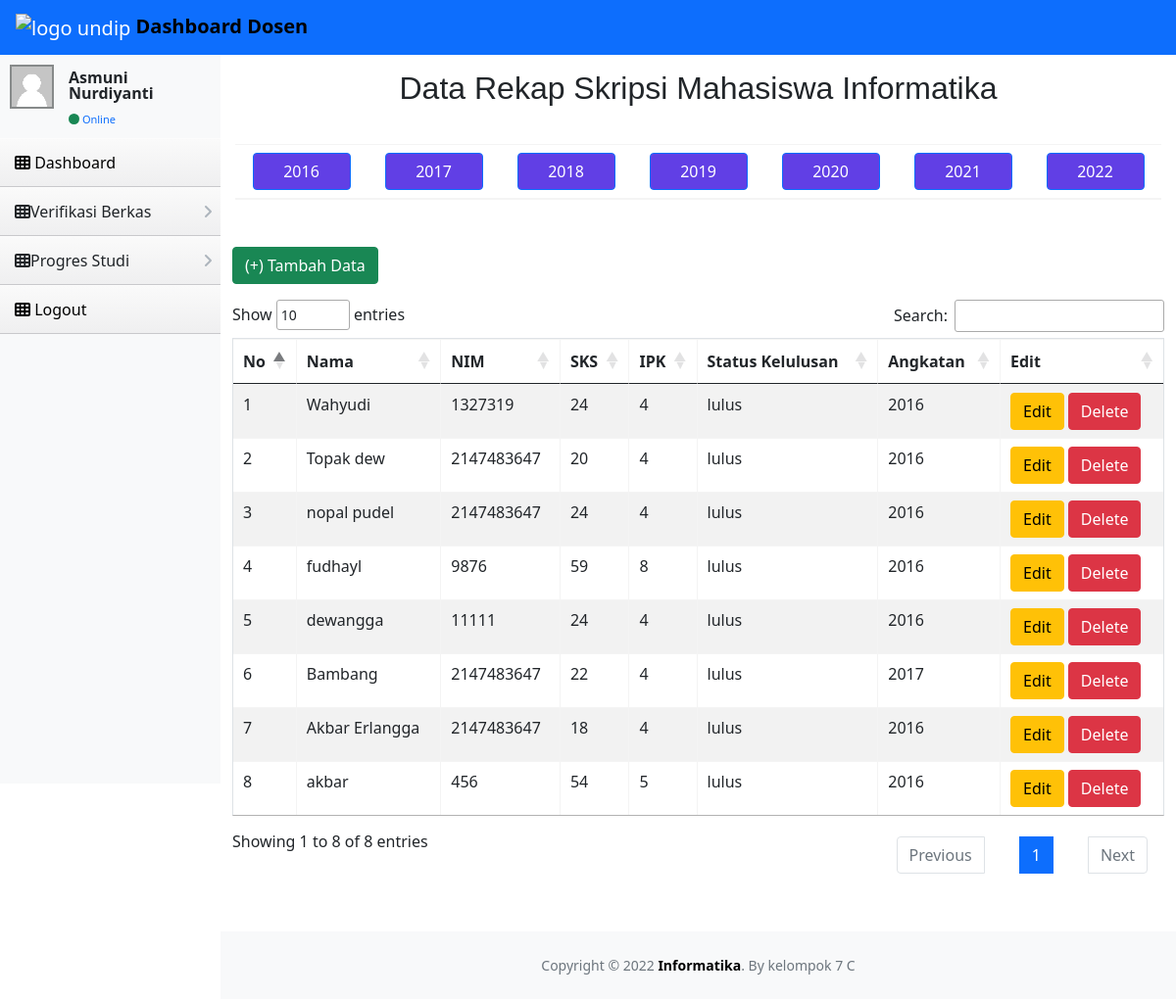
Page /dosen/rekapSkripsi.php (signed in) on the committed database.
### tables this page shows
CREATE TABLE `dosen` (
  `Nama` varchar(255) NOT NULL,
  `NIP` varchar(255) NOT NULL,
  `Foto` varchar(255) NOT NULL,
  `Email` varchar(255) NOT NULL,
  `Alamat` varchar(255) NOT NULL,
  `No_Hp` varchar(255) NOT NULL,
  `Status` varchar(255) NOT NULL,
  `Mengampu` varchar(255) NOT NULL,
  `Username` varchar(255) NOT NULL
);

CREATE TABLE `rekap_skripsi` (
  `id_mahasiswa` int(40) NOT NULL,
  `nama` varchar(50) NOT NULL,
  `nim` int(20) NOT NULL,
  `sks` int(20) NOT NULL,
  `ipk` decimal(20,0) NOT NULL,
  `status_kelulusan` varchar(20) NOT NULL,
  `angkatan` int(50) NOT NULL
);

### dosen/rekapSkripsi.php (the view, shortened to what this page needs)
<?php
include("../template/headerdosen.php");
$query ="SELECT * FROM rekap_skripsi ORDER BY nama DESC";
$result = mysqli_query($db, $query);
?>
<!DOCTYPE html>
<html lang="en">
    <head>
     </head>
<div id="layoutSidenav_content">
<div>
        <section class="content-header">
        <div class="text-center" style="border: #4609ee;" >
        <h2>Data Rekap  Skripsi Mahasiswa Informatika</h2>
        </div>
            <div class="card" style="border: #ccc; margin-top: 1cm;">
            <table class="table  mb-auto text-center" style="">
                    <thead>
                        <tr>
                            <th><button type="button" class="btn btn-primary"z onclick="btn_clik(this.value)" value="2016" style="background: #613fe5;width:100px">2016</button></th>
                            <th><button type="button" class="btn btn-primary" onclick="btn_clik(this.value)" value="2017" style="background: #613fe5;width:100px">2017</button></th>
                            <th><button type="button" class="btn btn-primary" onclick="btn_clik(this.value)" value="2018" style="background: #613fe5;width:100px">2018</button></th>
                            <th><button type="button" class="btn btn-primary" onclick="btn_clik(this.value)" value="2019" style="background: #613fe5;width:100px">2019</button></th>
                            <th><button type="button" class="btn btn-primary" onclick="btn_clik(this.value)" value="2020" style="background: #613fe5;width:100px">2020</button></th>
                            <th><button type="button" class="btn btn-primary" onclick="btn_clik(this.value)" value="2021" style="background: #613fe5;width:100px">2021</button></th>
                            <th><button type="button" class="btn btn-primary" onclick="btn_clik(this.value)" value="2022" style="background: #613fe5;width:100px">2022</button></th>
                            </tr>
                    </thead>
                  </table>
            </div>
        </section>
           <br /><br />
           <div class="container">
           <p><a type="button" class="btn btn-success button-add" href="add_skripsi.php">(+) Tambah Data</a></p>
                <div class="table-responsive">
                     <table id="employee_data" class="table table-striped table-bordered">
                          <thead>
                                <tr>
                                <th>No</th>
                                <th>Nama</th>
                                <th>NIM</th>
                                <th>SKS</th>
                                <th>IPK</th>
                                <th>Status Kelulusan</th>
                                <th>Angkatan</th>
                                <th>Edit</th>
                               </tr>
                          </thead>
                          <?php
                          $no = 1;
                          while($row = mysqli_fetch_array($result))
                          {  ?>
                            <tr>
                              <td><?php echo $no++ ?></td>
                              <td><?php echo $row['nama']?></td>
                              <td><?php echo $row['nim']?></td>
                              <td><?php echo $row['sks']?></td>
                              <td><?php echo $row['ipk']?></td>
                              <td><?php echo $row['status_kelulusan']?></td>
                              <td><?php echo $row['angkatan']?></td>
                              <td>
                                <a type="button" class="btn btn-warning button-edit" href="edit_skripsi.php?idedit=<?php echo $row['id_mahasiswa']?>">Edit</a>
                                <a type="button" class="btn btn-danger button-delete" href="delete_skripsi.php?iddel=<?php echo $row['id_mahasiswa']?>" onclick="return confirm('Apakah data yang ingin di hapus sudah benar?')">Delete</a>
                              </td>
                          </tr>
                        <?php } ?>
                     </table>
                </div>
           </div>
           </div>
 </html>
    <?php include("../template/footeruniversal.php")?>

### template/headerdosen.php (shortened to what this page needs)
<?php include('../lib/connect.php');
$username = $_SESSION['username'];
$Nama = $db->query("SELECT dosen.Nama FROM user,dosen WHERE dosen.username = user.username AND dosen.username = '$username'")->fetch_object()->Nama;
?>
<!DOCTYPE html>
<html lang="en">
    <head>
        <link href= "https://cdn.jsdelivr.net/npm/simple-datatables@latest/dist/style.css" rel="stylesheet" />
        <link href="https://cdn.jsdelivr.net/npm/bootstrap@5.0.1/dist/css/bootstrap.min.css" rel="stylesheet" />
        <link rel="stylesheet" href="https://cdn.jsdelivr.net/npm/bootstrap-icons@1.5.0/font/bootstrap-icons.css">
        <link rel="stylesheet" href="style.css" />
        <link rel="stylesheet" href="../assets/css/font-awesome.css">
        <link rel="stylesheet" type="text/css" href="../assets/datatables/datatables.min.css"/>
        <link rel="stylesheet" href="../assets/css/AdminLTE.min.css">
        <link rel="stylesheet" href="../assets/css/skins/_all-skins.min.css">
        <link href="https://cdn.jsdelivr.net/npm/simple-datatables@latest/dist/style.css" rel="stylesheet" />
        <link rel="stylesheet" type="text/css" href="https://cdn.datatables.net/1.12.1/css/jquery.dataTables.min.css">
        <link href="../css/styles.css" rel="stylesheet" />
        <link href="../css/dosen.css" rel="stylesheet" />
        <link href="../css/header.css" rel="stylesheet" />
    </head>
    <body class="sb-nav-fixed">
    <nav class="sb-topnav navbar navbar-expand navbar-dark bg-primary">
            <a class="navbar-brand ps-3" href="dashboardDSN.php">
              <img src="https://kulon2.undip.ac.id/pluginfile.php/1/theme_moove/favicon/1660361299/undip.ico" alt="logo undip" width = 40 height = 40> <b class="">Dashboard Dosen</b>
            </a>
    </nav>
    <div id="layoutSidenav">
            <div id="layoutSidenav_nav">
                <nav class="sb-sidenav accordion sb-sidenav-light" id="sidenavAccordion">
                    <div class="sb-sidenav-menu">
                        <div class="nav">
                         <div class="user-panel">
                            <div class="pull-left image">
                            <img src="../assets/images/user.png" class="img-rounded" alt="User Image">
                            </div>
                            <div class="pull-left info">
                            <p><?php echo $Nama ?></p>
                            <a href="#"><i class="fa fa-circle text-success"></i> Online</a>
                            </div>
                            </div>
                            <section class="sidebar" style="">
                            <ul class="sidebar-menu">
                            <li>
                                <a href="dashboardDSN.php" style="text-decoration:none; color: black;">
                                    <i class="fa fa-th"></i> <span>Dashboard</span> <i class=""></i>
                                </a>
                            </li>
                            <li>
                            <a class="nav-link collapsed" href="#" data-bs-toggle="collapse" data-bs-target="#collapseVerif" aria-expanded="false" aria-controls="collapseVerif">
                              <div class="fa fa-th"><i class=""></i></div>
                               Verifikasi Berkas
                              <div class="sb-sidenav-collapse-arrow"><i class="fas fa-angle-down"></i></div>
                           </a>
                            </li>
                            <li>
                            <a class="nav-link collapsed" href="#" data-bs-toggle="collapse" data-bs-target="#collapseProgres" aria-expanded="false" aria-controls="collapseProgres">
                              <div class="fa fa-th"><i class=""></i></div>
                               Progres Studi
                              <div class="sb-sidenav-collapse-arrow"><i class="fas fa-angle-down"></i></div>
                          </a>
                                </li>
                            <li>
                                <a href="../logout.php" style="text-decoration:none;color: black;">
                                    <i class="fa fa-th"></i> <span>Logout</span> <i class=""></i>
                                </a>
                            </li>
                            </ul>
                        </section>
                        </div>
                    </div>
                </nav>
            </div>

### style/style.css (style rules this page uses)
b { color: #000; }

### css/header.css (style rules this page uses)
td { vertical-align: center; }

### rows in the picture
dosen: Nama "Asmuni Nurdiyanti"
rekap_skripsi: nama "Wahyudi", nim "1327319", sks "24", ipk "4", status_kelulusan "lulus", angkatan "2016"
rekap_skripsi: nama "Topak dew", nim "2147483647", sks "20", ipk "4", status_kelulusan "lulus", angkatan "2016"
rekap_skripsi: nama "nopal pudel", nim "2147483647", sks "24", ipk "4", status_kelulusan "lulus", angkatan "2016"
rekap_skripsi: nama "fudhayl", nim "9876", sks "59", ipk "8", status_kelulusan "lulus", angkatan "2016"
rekap_skripsi: nama "dewangga", nim "11111", sks "24", ipk "4", status_kelulusan "lulus", angkatan "2016"
rekap_skripsi: nama "Bambang", nim "2147483647", sks "22", ipk "4", status_kelulusan "lulus", angkatan "2017"
rekap_skripsi: nama "Akbar Erlangga", nim "2147483647", sks "18", ipk "4", status_kelulusan "lulus", angkatan "2016"
rekap_skripsi: nama "akbar", nim "456", sks "54", ipk "5", status_kelulusan "lulus", angkatan "2016"
